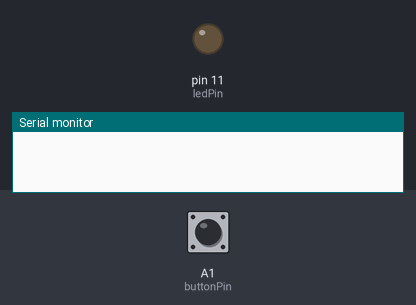
Bench run of a sketch on a simulated Arduino Uno, built with avr-gcc and run on an emulated ATmega328P. Parts: output pins drawn as LEDs (lit = HIGH), the last lines printed to the serial monitor. The test bench sets the inputs (shaded band); at power-on: A1 (buttonPin) LOW.

Above: at 1.2 s.
1.3 s: A1 (buttonPin) pulled HIGH for 0.15 s
At 1.39 s:
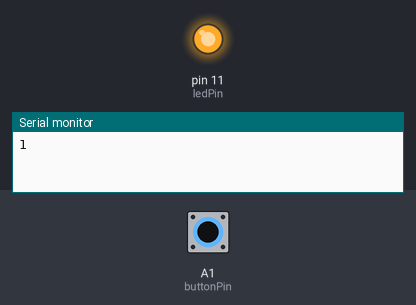
2.9 s: A1 (buttonPin) pulled HIGH for 3.2 s
At 6.6 s:
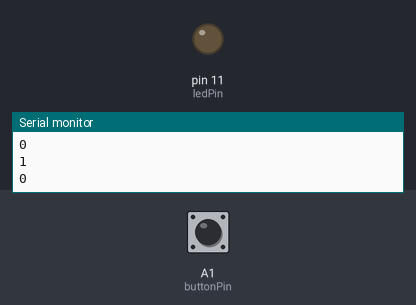
Timing chart, 0 to 8.1 s (numbered marks = the images above; inputs shaded):
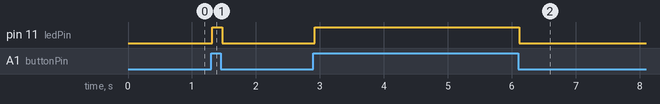

The sketch:

sketch_mar15a.ino
```cpp
int buttonPin = A1; //Push Button
int ledPin = 11;    //LED

int buttonstate;                //Present state of push button
int prev_buttonstate = LOW;    //Previous state of push button

void setup()
{
  pinMode(buttonPin,INPUT);                 //Initialize the digital pin 2 as an Input
  pinMode(ledPin,OUTPUT);                   //Initialize the digital pin 13 as an Output
  digitalWrite(ledPin,prev_buttonstate);
  Serial.begin(9600);//Initially put the Led in ON state
}
void loop()
{
  buttonstate = digitalRead(buttonPin); //Samples the input at digital pin 2
  if(buttonstate != prev_buttonstate)   //Value Changed due to noise or pressing of push button
  {
    delay(20);                              //Wait for 20 ms to avoid any noise or bouncing
    buttonstate = digitalRead(buttonPin);   //Store the current state of push button
    prev_buttonstate = buttonstate;
      Serial.println(buttonstate);                                    //Store the current state in prev_buttonstate for the next comparison
  }
  digitalWrite(ledPin,buttonstate) ;        //Drive the Led with the current state of push button
}
```

Measured:
- after the input at 1.3 s, pin 11 (ledPin): LOW → HIGH at once, → LOW 0.15 s later
- after the input at 2.9 s, pin 11 (ledPin): LOW → HIGH at once, → LOW 3.2 s later
